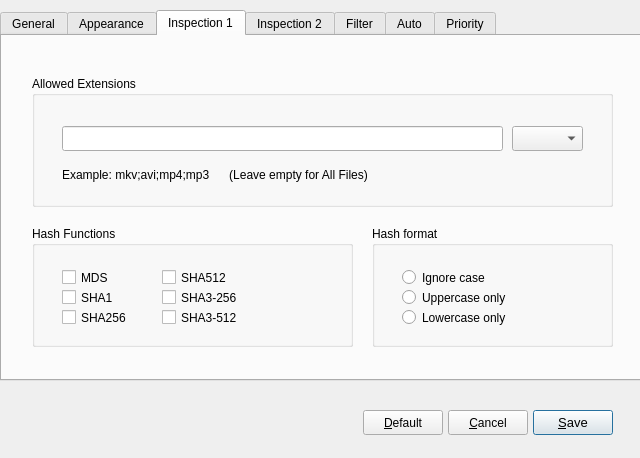
<?xml version="1.0" encoding="UTF-8"?>
<ui version="4.0">
 <class>AppSettings</class>
 <widget class="QDialog" name="AppSettings">
  <property name="geometry">
   <rect>
    <x>0</x>
    <y>0</y>
    <width>640</width>
    <height>458</height>
   </rect>
  </property>
  <property name="windowTitle">
   <string>Settings</string>
  </property>
  <property name="locale">
   <locale language="English" country="UnitedStates"/>
  </property>
  <widget class="QPushButton" name="pb_Save">
   <property name="geometry">
    <rect>
     <x>533</x>
     <y>410</y>
     <width>80</width>
     <height>25</height>
    </rect>
   </property>
   <property name="font">
    <font>
     <pointsize>10</pointsize>
    </font>
   </property>
   <property name="toolTip">
    <string>Save settings and close</string>
   </property>
   <property name="locale">
    <locale language="English" country="UnitedStates"/>
   </property>
   <property name="text">
    <string>&amp;Save</string>
   </property>
   <property name="default">
    <bool>true</bool>
   </property>
  </widget>
  <widget class="QPushButton" name="pb_Cancel">
   <property name="geometry">
    <rect>
     <x>448</x>
     <y>410</y>
     <width>80</width>
     <height>25</height>
    </rect>
   </property>
   <property name="toolTip">
    <string>Discard changes and close</string>
   </property>
   <property name="locale">
    <locale language="English" country="UnitedStates"/>
   </property>
   <property name="text">
    <string>&amp;Cancel</string>
   </property>
   <property name="autoDefault">
    <bool>false</bool>
   </property>
  </widget>
  <widget class="QPushButton" name="pb_Default">
   <property name="geometry">
    <rect>
     <x>363</x>
     <y>410</y>
     <width>80</width>
     <height>25</height>
    </rect>
   </property>
   <property name="toolTip">
    <string>Restore default settings</string>
   </property>
   <property name="locale">
    <locale language="English" country="UnitedStates"/>
   </property>
   <property name="text">
    <string>&amp;Default</string>
   </property>
   <property name="autoDefault">
    <bool>false</bool>
   </property>
  </widget>
  <widget class="QTabWidget" name="tabWidget">
   <property name="geometry">
    <rect>
     <x>0</x>
     <y>10</y>
     <width>641</width>
     <height>371</height>
    </rect>
   </property>
   <property name="currentIndex">
    <number>2</number>
   </property>
   <widget class="QWidget" name="General">
    <attribute name="title">
     <string>General</string>
    </attribute>
    <widget class="QGroupBox" name="groupBox_SaveAndRestore">
     <property name="geometry">
      <rect>
       <x>310</x>
       <y>40</y>
       <width>301</width>
       <height>81</height>
      </rect>
     </property>
     <property name="title">
      <string>Save and restore</string>
     </property>
     <widget class="QCheckBox" name="cb_SaveWindowsPS">
      <property name="geometry">
       <rect>
        <x>20</x>
        <y>40</y>
        <width>201</width>
        <height>23</height>
       </rect>
      </property>
      <property name="locale">
       <locale language="English" country="UnitedStates"/>
      </property>
      <property name="text">
       <string>Window positions and sizes</string>
      </property>
     </widget>
    </widget>
    <widget class="QGroupBox" name="groupBox_2">
     <property name="geometry">
      <rect>
       <x>30</x>
       <y>40</y>
       <width>261</width>
       <height>81</height>
      </rect>
     </property>
     <property name="title">
      <string>Allow multiple instances</string>
     </property>
     <widget class="QRadioButton" name="rb_InstanceMulti">
      <property name="geometry">
       <rect>
        <x>30</x>
        <y>40</y>
        <width>51</width>
        <height>23</height>
       </rect>
      </property>
      <property name="text">
       <string>Yes</string>
      </property>
     </widget>
     <widget class="QRadioButton" name="rb_InstanceSingle">
      <property name="geometry">
       <rect>
        <x>90</x>
        <y>40</y>
        <width>51</width>
        <height>23</height>
       </rect>
      </property>
      <property name="text">
       <string>No</string>
      </property>
     </widget>
    </widget>
    <widget class="QGroupBox" name="groupBox_5">
     <property name="geometry">
      <rect>
       <x>310</x>
       <y>140</y>
       <width>301</width>
       <height>101</height>
      </rect>
     </property>
     <property name="title">
      <string>File dialog</string>
     </property>
     <widget class="QCheckBox" name="cb_FDsaveLastDir">
      <property name="geometry">
       <rect>
        <x>20</x>
        <y>40</y>
        <width>191</width>
        <height>23</height>
       </rect>
      </property>
      <property name="locale">
       <locale language="English" country="UnitedStates"/>
      </property>
      <property name="text">
       <string>Remember last directory</string>
      </property>
     </widget>
     <widget class="QCheckBox" name="cb_FDsavePosSize">
      <property name="geometry">
       <rect>
        <x>20</x>
        <y>60</y>
        <width>201</width>
        <height>23</height>
       </rect>
      </property>
      <property name="locale">
       <locale language="English" country="UnitedStates"/>
      </property>
      <property name="text">
       <string>Save dialog position and size</string>
      </property>
     </widget>
    </widget>
   </widget>
   <widget class="QWidget" name="tab_4">
    <attribute name="title">
     <string>Appearance</string>
    </attribute>
    <widget class="QGroupBox" name="groupBox_Theme">
     <property name="geometry">
      <rect>
       <x>30</x>
       <y>40</y>
       <width>371</width>
       <height>271</height>
      </rect>
     </property>
     <property name="locale">
      <locale language="English" country="UnitedStates"/>
     </property>
     <property name="title">
      <string>UI</string>
     </property>
     <widget class="QRadioButton" name="rb_WhiteTheme">
      <property name="geometry">
       <rect>
        <x>125</x>
        <y>46</y>
        <width>71</width>
        <height>23</height>
       </rect>
      </property>
      <property name="text">
       <string>White</string>
      </property>
     </widget>
     <widget class="QRadioButton" name="rb_DarkTheme">
      <property name="geometry">
       <rect>
        <x>195</x>
        <y>46</y>
        <width>71</width>
        <height>23</height>
       </rect>
      </property>
      <property name="text">
       <string>Dark</string>
      </property>
     </widget>
     <widget class="QLabel" name="label_3">
      <property name="geometry">
       <rect>
        <x>193</x>
        <y>90</y>
        <width>111</width>
        <height>17</height>
       </rect>
      </property>
      <property name="text">
       <string>Restart required</string>
      </property>
     </widget>
     <widget class="QDoubleSpinBox" name="dsb_UIscalingFactor">
      <property name="geometry">
       <rect>
        <x>125</x>
        <y>83</y>
        <width>51</width>
        <height>30</height>
       </rect>
      </property>
      <property name="decimals">
       <number>1</number>
      </property>
      <property name="minimum">
       <double>1.000000000000000</double>
      </property>
      <property name="maximum">
       <double>2.000000000000000</double>
      </property>
      <property name="singleStep">
       <double>0.100000000000000</double>
      </property>
     </widget>
     <widget class="QLabel" name="label_2">
      <property name="geometry">
       <rect>
        <x>27</x>
        <y>90</y>
        <width>91</width>
        <height>17</height>
       </rect>
      </property>
      <property name="text">
       <string>Scaling factor :</string>
      </property>
     </widget>
     <widget class="QLabel" name="label_8">
      <property name="geometry">
       <rect>
        <x>64</x>
        <y>49</y>
        <width>54</width>
        <height>17</height>
       </rect>
      </property>
      <property name="text">
       <string>Theme :</string>
      </property>
     </widget>
     <widget class="QCheckBox" name="cb_ShowTooltips">
      <property name="geometry">
       <rect>
        <x>124</x>
        <y>190</y>
        <width>121</width>
        <height>23</height>
       </rect>
      </property>
      <property name="text">
       <string>Show tooltips</string>
      </property>
     </widget>
     <widget class="QCheckBox" name="cb_HideLogo">
      <property name="geometry">
       <rect>
        <x>124</x>
        <y>210</y>
        <width>141</width>
        <height>30</height>
       </rect>
      </property>
      <property name="toolTip">
       <string>Enable this option to provide more room for entries</string>
      </property>
      <property name="text">
       <string>Hide logo in header</string>
      </property>
     </widget>
     <widget class="Line" name="line">
      <property name="geometry">
       <rect>
        <x>50</x>
        <y>170</y>
        <width>221</width>
        <height>16</height>
       </rect>
      </property>
      <property name="orientation">
       <enum>Qt::Orientation::Horizontal</enum>
      </property>
     </widget>
     <widget class="QLabel" name="label_6">
      <property name="geometry">
       <rect>
        <x>50</x>
        <y>120</y>
        <width>291</width>
        <height>51</height>
       </rect>
      </property>
      <property name="text">
       <string>Please note: scaling changes will reset the window to its original position and size.</string>
      </property>
      <property name="wordWrap">
       <bool>true</bool>
      </property>
     </widget>
    </widget>
    <widget class="QGroupBox" name="groupBox_9">
     <property name="geometry">
      <rect>
       <x>420</x>
       <y>40</y>
       <width>181</width>
       <height>271</height>
      </rect>
     </property>
     <property name="title">
      <string>List entries</string>
     </property>
     <widget class="QComboBox" name="cmbo_LWFontSize">
      <property name="geometry">
       <rect>
        <x>100</x>
        <y>46</y>
        <width>41</width>
        <height>25</height>
       </rect>
      </property>
      <property name="toolTip">
       <string>Font size for all entries</string>
      </property>
     </widget>
     <widget class="QLabel" name="label_LVfontSize">
      <property name="geometry">
       <rect>
        <x>29</x>
        <y>50</y>
        <width>61</width>
        <height>17</height>
       </rect>
      </property>
      <property name="text">
       <string>Font size :</string>
      </property>
     </widget>
     <widget class="QComboBox" name="cmbo_LWspacing">
      <property name="geometry">
       <rect>
        <x>100</x>
        <y>86</y>
        <width>41</width>
        <height>25</height>
       </rect>
      </property>
      <property name="toolTip">
       <string>The spacing between rows</string>
      </property>
     </widget>
     <widget class="QLabel" name="label_LVspacing">
      <property name="geometry">
       <rect>
        <x>34</x>
        <y>90</y>
        <width>61</width>
        <height>17</height>
       </rect>
      </property>
      <property name="text">
       <string>Spacing :</string>
      </property>
     </widget>
    </widget>
   </widget>
   <widget class="QWidget" name="tab_2">
    <attribute name="title">
     <string>Inspection 1</string>
    </attribute>
    <widget class="QGroupBox" name="groupBox_4">
     <property name="geometry">
      <rect>
       <x>30</x>
       <y>40</y>
       <width>581</width>
       <height>131</height>
      </rect>
     </property>
     <property name="title">
      <string>Allowed Extensions</string>
     </property>
     <widget class="QLineEdit" name="le_AllowedExts">
      <property name="geometry">
       <rect>
        <x>30</x>
        <y>50</y>
        <width>441</width>
        <height>25</height>
       </rect>
      </property>
      <property name="toolTip">
       <string>Only files with these extensions are inspected</string>
      </property>
     </widget>
     <widget class="QLabel" name="label_7">
      <property name="geometry">
       <rect>
        <x>30</x>
        <y>90</y>
        <width>491</width>
        <height>17</height>
       </rect>
      </property>
      <property name="text">
       <string>Example: mkv;avi;mp4;mp3      (Leave empty for All Files)</string>
      </property>
     </widget>
     <widget class="QComboBox" name="cmbo_ExtsPresets">
      <property name="geometry">
       <rect>
        <x>480</x>
        <y>50</y>
        <width>71</width>
        <height>25</height>
       </rect>
      </property>
      <property name="toolTip">
       <string>Select a predefined setting</string>
      </property>
     </widget>
    </widget>
    <widget class="QGroupBox" name="groupBox_8">
     <property name="geometry">
      <rect>
       <x>30</x>
       <y>190</y>
       <width>321</width>
       <height>121</height>
      </rect>
     </property>
     <property name="toolTip">
      <string>The result is positive if any of these hashes is found in the filename.</string>
     </property>
     <property name="title">
      <string>Hash Functions</string>
     </property>
     <widget class="QCheckBox" name="cb_HashF_MD5">
      <property name="geometry">
       <rect>
        <x>30</x>
        <y>40</y>
        <width>82</width>
        <height>23</height>
       </rect>
      </property>
      <property name="text">
       <string>MDS</string>
      </property>
     </widget>
     <widget class="QCheckBox" name="cb_HashF_SHA1">
      <property name="geometry">
       <rect>
        <x>30</x>
        <y>60</y>
        <width>82</width>
        <height>23</height>
       </rect>
      </property>
      <property name="text">
       <string>SHA1</string>
      </property>
     </widget>
     <widget class="QCheckBox" name="cb_HashF_SHA256">
      <property name="geometry">
       <rect>
        <x>30</x>
        <y>80</y>
        <width>82</width>
        <height>23</height>
       </rect>
      </property>
      <property name="text">
       <string>SHA256</string>
      </property>
     </widget>
     <widget class="QCheckBox" name="cb_HashF_SHA512">
      <property name="geometry">
       <rect>
        <x>130</x>
        <y>40</y>
        <width>82</width>
        <height>23</height>
       </rect>
      </property>
      <property name="text">
       <string>SHA512</string>
      </property>
     </widget>
     <widget class="QCheckBox" name="cb_HashF_SHA3256">
      <property name="geometry">
       <rect>
        <x>130</x>
        <y>60</y>
        <width>82</width>
        <height>23</height>
       </rect>
      </property>
      <property name="text">
       <string>SHA3-256</string>
      </property>
     </widget>
     <widget class="QCheckBox" name="cb_HashF_SHA3512">
      <property name="geometry">
       <rect>
        <x>130</x>
        <y>80</y>
        <width>82</width>
        <height>23</height>
       </rect>
      </property>
      <property name="text">
       <string>SHA3-512</string>
      </property>
     </widget>
    </widget>
    <widget class="QGroupBox" name="groupBox_12">
     <property name="geometry">
      <rect>
       <x>370</x>
       <y>190</y>
       <width>241</width>
       <height>121</height>
      </rect>
     </property>
     <property name="title">
      <string>Hash format</string>
     </property>
     <widget class="QRadioButton" name="rb_HFignoreCase">
      <property name="geometry">
       <rect>
        <x>30</x>
        <y>40</y>
        <width>96</width>
        <height>23</height>
       </rect>
      </property>
      <property name="text">
       <string>Ignore case</string>
      </property>
     </widget>
     <widget class="QRadioButton" name="rb_HFuppercase">
      <property name="geometry">
       <rect>
        <x>30</x>
        <y>60</y>
        <width>121</width>
        <height>23</height>
       </rect>
      </property>
      <property name="text">
       <string>Uppercase only</string>
      </property>
     </widget>
     <widget class="QRadioButton" name="rb_HFlowercase">
      <property name="geometry">
       <rect>
        <x>30</x>
        <y>80</y>
        <width>141</width>
        <height>23</height>
       </rect>
      </property>
      <property name="text">
       <string>Lowercase only</string>
      </property>
     </widget>
    </widget>
   </widget>
   <widget class="QWidget" name="tab_5">
    <attribute name="title">
     <string>Inspection 2</string>
    </attribute>
    <widget class="QGroupBox" name="groupBox_3">
     <property name="geometry">
      <rect>
       <x>30</x>
       <y>40</y>
       <width>281</width>
       <height>201</height>
      </rect>
     </property>
     <property name="title">
      <string>Troubleshooting on hash not found (red)</string>
     </property>
     <widget class="QRadioButton" name="rb_HNFnothing">
      <property name="geometry">
       <rect>
        <x>30</x>
        <y>40</y>
        <width>96</width>
        <height>23</height>
       </rect>
      </property>
      <property name="text">
       <string>No tooltip</string>
      </property>
     </widget>
     <widget class="QRadioButton" name="rb_HNFpath">
      <property name="geometry">
       <rect>
        <x>30</x>
        <y>60</y>
        <width>141</width>
        <height>23</height>
       </rect>
      </property>
      <property name="text">
       <string>Path as tooltip *</string>
      </property>
     </widget>
     <widget class="QRadioButton" name="rb_HNFpathFilename">
      <property name="geometry">
       <rect>
        <x>30</x>
        <y>80</y>
        <width>191</width>
        <height>23</height>
       </rect>
      </property>
      <property name="text">
       <string>Path and filename as tooltip *</string>
      </property>
     </widget>
     <widget class="QRadioButton" name="rb_HNFdoubleClick">
      <property name="geometry">
       <rect>
        <x>30</x>
        <y>100</y>
        <width>231</width>
        <height>23</height>
       </rect>
      </property>
      <property name="text">
       <string>Double-click to open folder location</string>
      </property>
     </widget>
     <widget class="QLabel" name="label_18">
      <property name="geometry">
       <rect>
        <x>30</x>
        <y>140</y>
        <width>211</width>
        <height>41</height>
       </rect>
      </property>
      <property name="text">
       <string>* Click the entry to copy its tooltip to the clipboard</string>
      </property>
      <property name="wordWrap">
       <bool>true</bool>
      </property>
     </widget>
    </widget>
    <widget class="QGroupBox" name="groupBox_10">
     <property name="geometry">
      <rect>
       <x>330</x>
       <y>40</y>
       <width>281</width>
       <height>201</height>
      </rect>
     </property>
     <property name="title">
      <string>Advanced</string>
     </property>
     <widget class="QCheckBox" name="cb_ShowScanPath">
      <property name="geometry">
       <rect>
        <x>30</x>
        <y>60</y>
        <width>151</width>
        <height>23</height>
       </rect>
      </property>
      <property name="toolTip">
       <string>Displays the currently inspected path as a separate entry</string>
      </property>
      <property name="text">
       <string>Show scanning path</string>
      </property>
     </widget>
     <widget class="QCheckBox" name="cb_ShowCompHash">
      <property name="geometry">
       <rect>
        <x>30</x>
        <y>40</y>
        <width>231</width>
        <height>23</height>
       </rect>
      </property>
      <property name="toolTip">
       <string>Display calculated hash separately if not found in the filename</string>
      </property>
      <property name="text">
       <string>Show computed hash on mismatch</string>
      </property>
     </widget>
     <widget class="QCheckBox" name="cb_IncludeSubf">
      <property name="geometry">
       <rect>
        <x>30</x>
        <y>80</y>
        <width>141</width>
        <height>23</height>
       </rect>
      </property>
      <property name="toolTip">
       <string>Search selected directory including subfolders</string>
      </property>
      <property name="text">
       <string>Include subfolders</string>
      </property>
     </widget>
     <widget class="QCheckBox" name="cb_ShowIcons">
      <property name="geometry">
       <rect>
        <x>30</x>
        <y>100</y>
        <width>91</width>
        <height>23</height>
       </rect>
      </property>
      <property name="toolTip">
       <string>Show status icons, such as the red arrow for files with missing hashes</string>
      </property>
      <property name="text">
       <string>Show icons</string>
      </property>
     </widget>
    </widget>
   </widget>
   <widget class="QWidget" name="tab_6">
    <attribute name="title">
     <string>Filter</string>
    </attribute>
    <widget class="QGroupBox" name="groupBox_11">
     <property name="geometry">
      <rect>
       <x>30</x>
       <y>40</y>
       <width>571</width>
       <height>271</height>
      </rect>
     </property>
     <property name="title">
      <string>Files and directories to exclude</string>
     </property>
     <widget class="QPlainTextEdit" name="pte_ExcludePat">
      <property name="geometry">
       <rect>
        <x>40</x>
        <y>50</y>
        <width>261</width>
        <height>191</height>
       </rect>
      </property>
     </widget>
     <widget class="QPushButton" name="pb_EPclear">
      <property name="geometry">
       <rect>
        <x>320</x>
        <y>50</y>
        <width>80</width>
        <height>25</height>
       </rect>
      </property>
      <property name="text">
       <string>Clear</string>
      </property>
      <property name="autoDefault">
       <bool>false</bool>
      </property>
     </widget>
     <widget class="QPushButton" name="pb_EPdefault">
      <property name="geometry">
       <rect>
        <x>320</x>
        <y>80</y>
        <width>80</width>
        <height>25</height>
       </rect>
      </property>
      <property name="text">
       <string>Default</string>
      </property>
      <property name="autoDefault">
       <bool>false</bool>
      </property>
     </widget>
    </widget>
   </widget>
   <widget class="QWidget" name="tab_3">
    <attribute name="title">
     <string>Auto</string>
    </attribute>
    <widget class="QGroupBox" name="groupBox_6">
     <property name="geometry">
      <rect>
       <x>30</x>
       <y>40</y>
       <width>571</width>
       <height>131</height>
      </rect>
     </property>
     <property name="title">
      <string>Auto-stop  (0 = off)</string>
     </property>
     <widget class="QLabel" name="label_9">
      <property name="geometry">
       <rect>
        <x>30</x>
        <y>49</y>
        <width>61</width>
        <height>17</height>
       </rect>
      </property>
      <property name="text">
       <string>Stop after</string>
      </property>
     </widget>
     <widget class="QSpinBox" name="sb_AutoStopMM">
      <property name="geometry">
       <rect>
        <x>95</x>
        <y>44</y>
        <width>61</width>
        <height>26</height>
       </rect>
      </property>
      <property name="maximum">
       <number>999</number>
      </property>
     </widget>
     <widget class="QLabel" name="label_10">
      <property name="geometry">
       <rect>
        <x>170</x>
        <y>49</y>
        <width>111</width>
        <height>17</height>
       </rect>
      </property>
      <property name="text">
       <string>hash mismatches</string>
      </property>
     </widget>
     <widget class="QLabel" name="label_11">
      <property name="geometry">
       <rect>
        <x>30</x>
        <y>84</y>
        <width>121</width>
        <height>17</height>
       </rect>
      </property>
      <property name="text">
       <string>Stop after inspecting</string>
      </property>
     </widget>
     <widget class="QSpinBox" name="sb_AutoStopAI">
      <property name="geometry">
       <rect>
        <x>160</x>
        <y>79</y>
        <width>81</width>
        <height>26</height>
       </rect>
      </property>
      <property name="maximum">
       <number>99999</number>
      </property>
     </widget>
     <widget class="QLabel" name="label_12">
      <property name="geometry">
       <rect>
        <x>256</x>
        <y>83</y>
        <width>31</width>
        <height>17</height>
       </rect>
      </property>
      <property name="text">
       <string>files</string>
      </property>
     </widget>
    </widget>
    <widget class="QGroupBox" name="groupBox_7">
     <property name="geometry">
      <rect>
       <x>30</x>
       <y>190</y>
       <width>571</width>
       <height>81</height>
      </rect>
     </property>
     <property name="title">
      <string>Auto-clear</string>
     </property>
     <widget class="QCheckBox" name="cb_ResetContents">
      <property name="geometry">
       <rect>
        <x>30</x>
        <y>40</y>
        <width>301</width>
        <height>23</height>
       </rect>
      </property>
      <property name="text">
       <string>Reset contents before starting</string>
      </property>
     </widget>
    </widget>
   </widget>
   <widget class="QWidget" name="tab">
    <attribute name="title">
     <string>Priority</string>
    </attribute>
    <widget class="QGroupBox" name="groupBox">
     <property name="geometry">
      <rect>
       <x>30</x>
       <y>40</y>
       <width>581</width>
       <height>131</height>
      </rect>
     </property>
     <property name="title">
      <string>Priority settings</string>
     </property>
     <widget class="QLabel" name="label">
      <property name="geometry">
       <rect>
        <x>20</x>
        <y>50</y>
        <width>54</width>
        <height>17</height>
       </rect>
      </property>
      <property name="text">
       <string>CPU :</string>
      </property>
      <property name="alignment">
       <set>Qt::AlignmentFlag::AlignRight|Qt::AlignmentFlag::AlignTrailing|Qt::AlignmentFlag::AlignVCenter</set>
      </property>
     </widget>
     <widget class="QComboBox" name="cmbo_PrioCPU">
      <property name="geometry">
       <rect>
        <x>89</x>
        <y>46</y>
        <width>72</width>
        <height>25</height>
       </rect>
      </property>
     </widget>
     <widget class="QLabel" name="label_4">
      <property name="geometry">
       <rect>
        <x>21</x>
        <y>88</y>
        <width>54</width>
        <height>17</height>
       </rect>
      </property>
      <property name="text">
       <string>I/O :</string>
      </property>
      <property name="alignment">
       <set>Qt::AlignmentFlag::AlignRight|Qt::AlignmentFlag::AlignTrailing|Qt::AlignmentFlag::AlignVCenter</set>
      </property>
     </widget>
     <widget class="QComboBox" name="cmbo_PrioIO">
      <property name="geometry">
       <rect>
        <x>89</x>
        <y>84</y>
        <width>72</width>
        <height>25</height>
       </rect>
      </property>
     </widget>
     <widget class="QLabel" name="label_5">
      <property name="geometry">
       <rect>
        <x>180</x>
        <y>88</y>
        <width>341</width>
        <height>17</height>
       </rect>
      </property>
      <property name="text">
       <string>Idle: Minimizes system impact during heavy disk operations</string>
      </property>
     </widget>
     <widget class="QLabel" name="label_RootPrivRequired">
      <property name="geometry">
       <rect>
        <x>179</x>
        <y>50</y>
        <width>341</width>
        <height>17</height>
       </rect>
      </property>
      <property name="text">
       <string>Root privileges required</string>
      </property>
     </widget>
    </widget>
   </widget>
  </widget>
 </widget>
 <tabstops>
  <tabstop>rb_InstanceMulti</tabstop>
  <tabstop>rb_InstanceSingle</tabstop>
  <tabstop>cb_SaveWindowsPS</tabstop>
  <tabstop>cb_FDsaveLastDir</tabstop>
  <tabstop>cb_FDsavePosSize</tabstop>
  <tabstop>pb_Default</tabstop>
  <tabstop>pb_Cancel</tabstop>
  <tabstop>pb_Save</tabstop>
  <tabstop>rb_WhiteTheme</tabstop>
  <tabstop>rb_DarkTheme</tabstop>
  <tabstop>dsb_UIscalingFactor</tabstop>
  <tabstop>cb_ShowTooltips</tabstop>
  <tabstop>tabWidget</tabstop>
 </tabstops>
 <resources/>
 <connections>
  <connection>
   <sender>pb_Cancel</sender>
   <signal>clicked()</signal>
   <receiver>AppSettings</receiver>
   <slot>close()</slot>
   <hints>
    <hint type="sourcelabel">
     <x>228</x>
     <y>430</y>
    </hint>
    <hint type="destinationlabel">
     <x>230</x>
     <y>416</y>
    </hint>
   </hints>
  </connection>
 </connections>
</ui>
